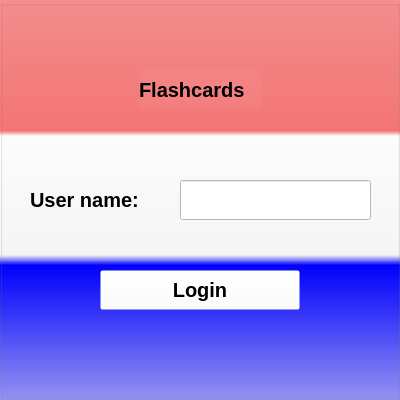
<?xml version="1.0" encoding="UTF-8"?>
<ui version="4.0">
 <class>loginwindow</class>
 <widget class="QMainWindow" name="loginwindow">
  <property name="geometry">
   <rect>
    <x>0</x>
    <y>0</y>
    <width>400</width>
    <height>400</height>
   </rect>
  </property>
  <property name="minimumSize">
   <size>
    <width>400</width>
    <height>400</height>
   </size>
  </property>
  <property name="maximumSize">
   <size>
    <width>400</width>
    <height>400</height>
   </size>
  </property>
  <property name="windowTitle">
   <string>Login</string>
  </property>
  <property name="windowIcon">
   <iconset>
    <normaloff>12345.png</normaloff>12345.png</iconset>
  </property>
  <widget class="QWidget" name="centralwidget">
   <widget class="QGroupBox" name="groupBox">
    <property name="geometry">
     <rect>
      <x>0</x>
      <y>0</y>
      <width>400</width>
      <height>400</height>
     </rect>
    </property>
    <property name="styleSheet">
     <string notr="true">background-color: qlineargradient(spread:pad, x1:0, y1:0, x2:0, y2:1, stop:0 rgba(255, 0, 0, 102), stop:0.326316 rgba(255, 0, 0, 130), stop:0.339799 rgba(255, 255, 255, 255), stop:0.636842 rgba(255, 255, 255, 135), stop:0.662469 rgba(0, 0, 255, 255), stop:1 rgba(0, 0, 255, 95));</string>
    </property>
    <property name="title">
     <string/>
    </property>
    <widget class="QLabel" name="label_2">
     <property name="geometry">
      <rect>
       <x>30</x>
       <y>180</y>
       <width>141</width>
       <height>40</height>
      </rect>
     </property>
     <property name="minimumSize">
      <size>
       <width>0</width>
       <height>40</height>
      </size>
     </property>
     <property name="font">
      <font>
       <pointsize>15</pointsize>
       <weight>75</weight>
       <bold>true</bold>
      </font>
     </property>
     <property name="styleSheet">
      <string notr="true">background-color: rgba(255, 255, 255, 10);</string>
     </property>
     <property name="text">
      <string>User name:</string>
     </property>
    </widget>
    <widget class="QLineEdit" name="username_edit">
     <property name="geometry">
      <rect>
       <x>180</x>
       <y>180</y>
       <width>191</width>
       <height>40</height>
      </rect>
     </property>
     <property name="font">
      <font>
       <pointsize>15</pointsize>
       <weight>75</weight>
       <bold>true</bold>
      </font>
     </property>
     <property name="styleSheet">
      <string notr="true">background-color: rgb(255, 255, 255);</string>
     </property>
     <property name="text">
      <string/>
     </property>
    </widget>
    <widget class="QPushButton" name="login_button">
     <property name="geometry">
      <rect>
       <x>100</x>
       <y>270</y>
       <width>200</width>
       <height>40</height>
      </rect>
     </property>
     <property name="font">
      <font>
       <pointsize>15</pointsize>
       <weight>75</weight>
       <bold>true</bold>
      </font>
     </property>
     <property name="styleSheet">
      <string notr="true">background-color: rgba(255, 255, 255, 10);</string>
     </property>
     <property name="text">
      <string>Login</string>
     </property>
    </widget>
    <widget class="QLabel" name="label_3">
     <property name="geometry">
      <rect>
       <x>139</x>
       <y>70</y>
       <width>122</width>
       <height>40</height>
      </rect>
     </property>
     <property name="minimumSize">
      <size>
       <width>0</width>
       <height>40</height>
      </size>
     </property>
     <property name="font">
      <font>
       <pointsize>15</pointsize>
       <weight>75</weight>
       <bold>true</bold>
      </font>
     </property>
     <property name="styleSheet">
      <string notr="true">background-color: rgba(255, 255, 255, 10);</string>
     </property>
     <property name="text">
      <string>Flashcards</string>
     </property>
    </widget>
   </widget>
  </widget>
 </widget>
 <resources/>
 <connections/>
</ui>
